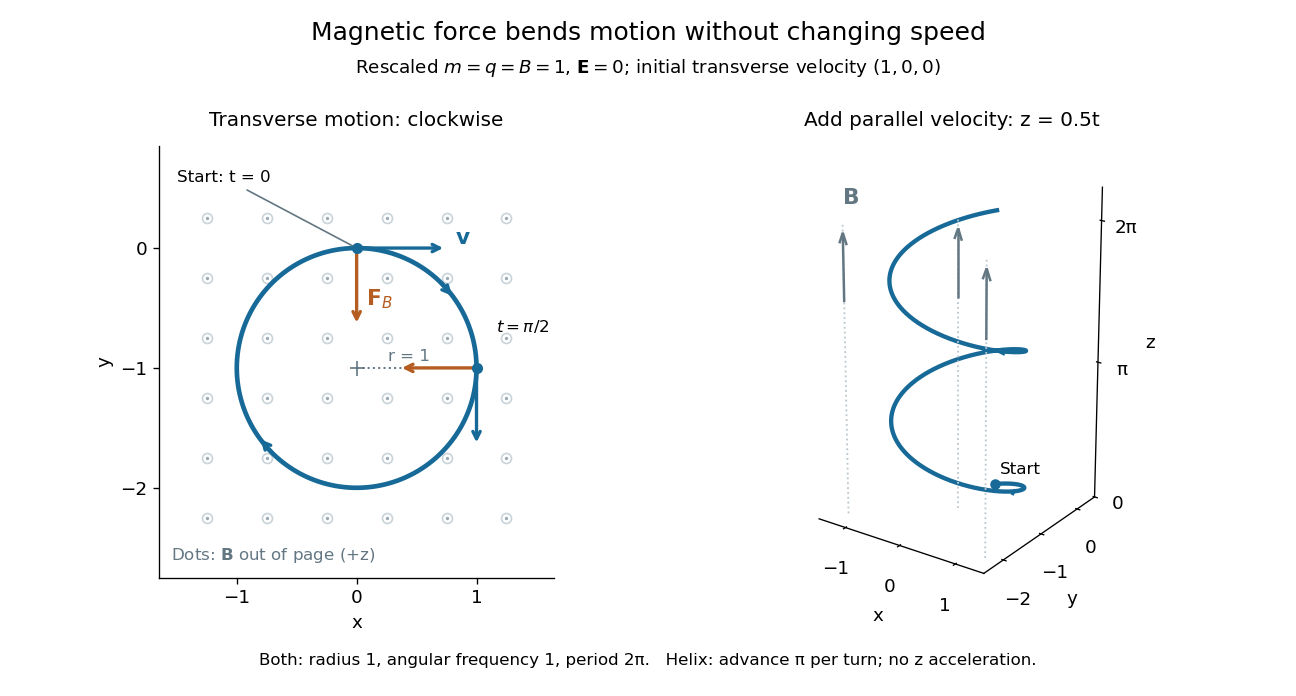

Recreate this plot in Python.
"""Circular and helical magnetic-only orbits; Python 3.14, matplotlib 3.10.7, numpy 2.3.5.

Write lorentz-force-orbits.png to the working directory, as expected by Make.
"""

from pathlib import Path

import matplotlib

matplotlib.use("Agg")
import matplotlib.pyplot as plt
import numpy as np


def orbit(t, parallel_speed=0.0):
    return np.column_stack((np.sin(t), np.cos(t) - 1, parallel_speed * t))


def main():
    t = np.linspace(0, 4 * np.pi, 1001)
    velocity = np.column_stack((np.cos(t), -np.sin(t), np.full_like(t, 0.5)))
    acceleration = np.column_stack((-np.sin(t), -np.cos(t), np.zeros_like(t)))
    # Independent geometric and dynamical checks, including the force sign.
    np.testing.assert_allclose(np.cross(velocity, (0, 0, 1)), acceleration)
    np.testing.assert_allclose(np.sum(velocity * acceleration, axis=1), 0, atol=1e-15)
    np.testing.assert_allclose(np.sum(velocity**2, axis=1), 1.25, atol=1e-15)
    positions = orbit(t, 0.5)
    np.testing.assert_allclose(positions[:, 0]**2 + (positions[:, 1] + 1)**2, 1)
    np.testing.assert_allclose(orbit(np.array([0, np.pi/2, np.pi, 2*np.pi])),
                               [[0, 0, 0], [1, -1, 0], [0, -2, 0], [0, 0, 0]], atol=1e-14)
    np.testing.assert_allclose(orbit(np.array([2*np.pi]), 0.5)[0, 2], np.pi)
    reversed_velocity = np.column_stack((np.cos(t), np.sin(t), np.zeros_like(t)))
    reversed_acceleration = np.column_stack((-np.sin(t), np.cos(t), np.zeros_like(t)))
    np.testing.assert_allclose(-np.cross(reversed_velocity, (0, 0, 1)), reversed_acceleration)

    blue, orange, grey = "#176997", "#b55d20", "#637783"
    plt.rcParams.update({"font.size": 11, "axes.spines.top": False, "axes.spines.right": False})
    fig = plt.figure(figsize=(10.8, 5.8), dpi=120, facecolor="white")
    left = fig.add_subplot(1, 2, 1)
    right = fig.add_subplot(1, 2, 2, projection="3d")

    # Dots are cross-sections of straight +z field lines, not orbit samples.
    for x in np.linspace(-1.25, 1.25, 6):
        for y in np.linspace(-2.25, 0.25, 6):
            left.plot(x, y, "o", ms=6, mfc="white", mec="#c9d3d9", zorder=0)
            left.plot(x, y, ".", ms=2, color="#9babb5", zorder=0)
    planar = orbit(np.linspace(0, 2*np.pi, 501))
    left.plot(planar[:, 0], planar[:, 1], color=blue, lw=2.8)
    for phase in (0.75, 3.9):
        begin, end = orbit(np.array([phase, phase + 0.20]))[:, :2]
        left.annotate("", end, begin, arrowprops={"arrowstyle": "->", "color": blue, "lw": 2})
    left.scatter([0, 1], [0, -1], s=32, color=blue, zorder=5)
    left.annotate("Start: t = 0", (0, 0), xytext=(-1.50, 0.55), fontsize=10,
                  arrowprops={"arrowstyle": "-", "color": grey})
    left.annotate("", (0.75, 0), (0, 0), arrowprops={"arrowstyle": "->", "color": blue, "lw": 2})
    left.text(0.82, 0.03, r"$\mathbf{v}$", color=blue, fontsize=13)
    left.annotate("", (0, -0.65), (0, 0), arrowprops={"arrowstyle": "->", "color": orange, "lw": 2})
    left.text(0.08, -0.48, r"$\mathbf{F}_B$", color=orange, fontsize=13)
    left.plot([0, 1], [-1, -1], color=grey, ls=":", lw=1.2)
    left.plot(0, -1, "+", color=grey, ms=9)
    left.text(0.26, -0.94, "r = 1", fontsize=10, color=grey)
    left.annotate(r"$t=\pi/2$", (1, -1), xytext=(1.16, -0.70), fontsize=10)
    left.annotate("", (1, -1.65), (1, -1), arrowprops={"arrowstyle": "->", "color": blue, "lw": 2})
    left.annotate("", (0.35, -1), (1, -1), arrowprops={"arrowstyle": "->", "color": orange, "lw": 2})
    left.text(-1.55, -2.60, r"Dots: $\mathbf{B}$ out of page (+z)", fontsize=10, color=grey)
    left.set(xlim=(-1.65, 1.65), ylim=(-2.75, 0.85), xlabel="x", ylabel="y")
    left.set_aspect("equal")
    left.set_xticks([-1, 0, 1])
    left.set_yticks([-2, -1, 0])
    left.set_title("Transverse motion: clockwise", fontsize=12, pad=12)

    right.plot(*positions.T, color=blue, lw=2.6)
    right.scatter([0], [0], [0], color=blue, s=28)
    right.text(0, 0.12, 0.18, "Start", fontsize=10)
    for phase in (1.3, 7.8):
        point = orbit(np.array([phase]), 0.5)[0]
        tangent = np.array([np.cos(phase), -np.sin(phase), 0.5])
        right.quiver(*point, *tangent, length=0.48, color=blue, arrow_length_ratio=0.35, linewidth=1.5)
    for x, y in ((-1.25, -2.1), (1.25, -2.1), (0, -1)):
        right.plot([x, x], [y, y], [0, 6.5], color="#bbc7ce", lw=1.1, ls=":")
        right.quiver(x, y, 4.8, 0, 0, 1, length=1.5, color=grey, arrow_length_ratio=0.17)
    right.text(-1.25, -2.1, 6.9, r"$\mathbf{B}$", color=grey, fontsize=13)
    right.set(xlim=(-1.5, 1.5), ylim=(-2.5, 0.5), zlim=(0, 7.0), xlabel="x", ylabel="y", zlabel="z")
    right.set_xticks([-1, 0, 1])
    right.set_yticks([-2, -1, 0])
    right.set_zticks([0, np.pi, 2*np.pi], ["0", "π", "2π"])
    right.set_box_aspect((3, 3, 5))
    right.view_init(elev=23, azim=-55)
    right.set_title("Add parallel velocity: z = 0.5t", fontsize=12, pad=12)
    for axis in (right.xaxis, right.yaxis, right.zaxis):
        axis.set_pane_color((1, 1, 1, 1))
    right.grid(False)

    fig.suptitle("Magnetic force bends motion without changing speed", fontsize=15, y=0.97)
    fig.text(0.5, 0.895, r"Rescaled $m=q=B=1$, $\mathbf{E}=0$; initial transverse velocity $(1,0,0)$", ha="center", fontsize=11)
    fig.text(0.5, 0.045, "Both: radius 1, angular frequency 1, period 2π.   Helix: advance π per turn; no z acceleration.",
             ha="center", fontsize=10)
    fig.subplots_adjust(left=0.07, right=0.94, bottom=0.17, top=0.79, wspace=0.12)
    fig.savefig(Path.cwd() / Path(__file__).with_suffix(".png").name, facecolor="white", transparent=False)
    plt.close(fig)


if __name__ == "__main__":
    main()
